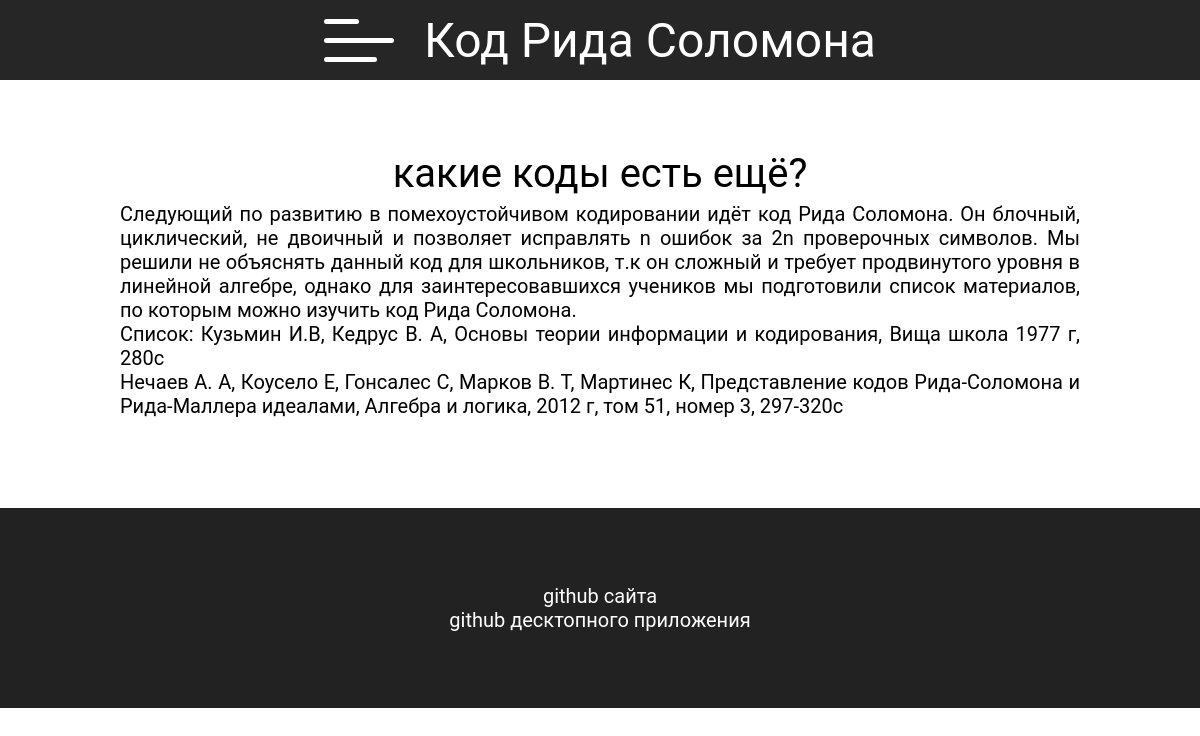
/reed_solomon/, run on an earlier commit of the app's database.
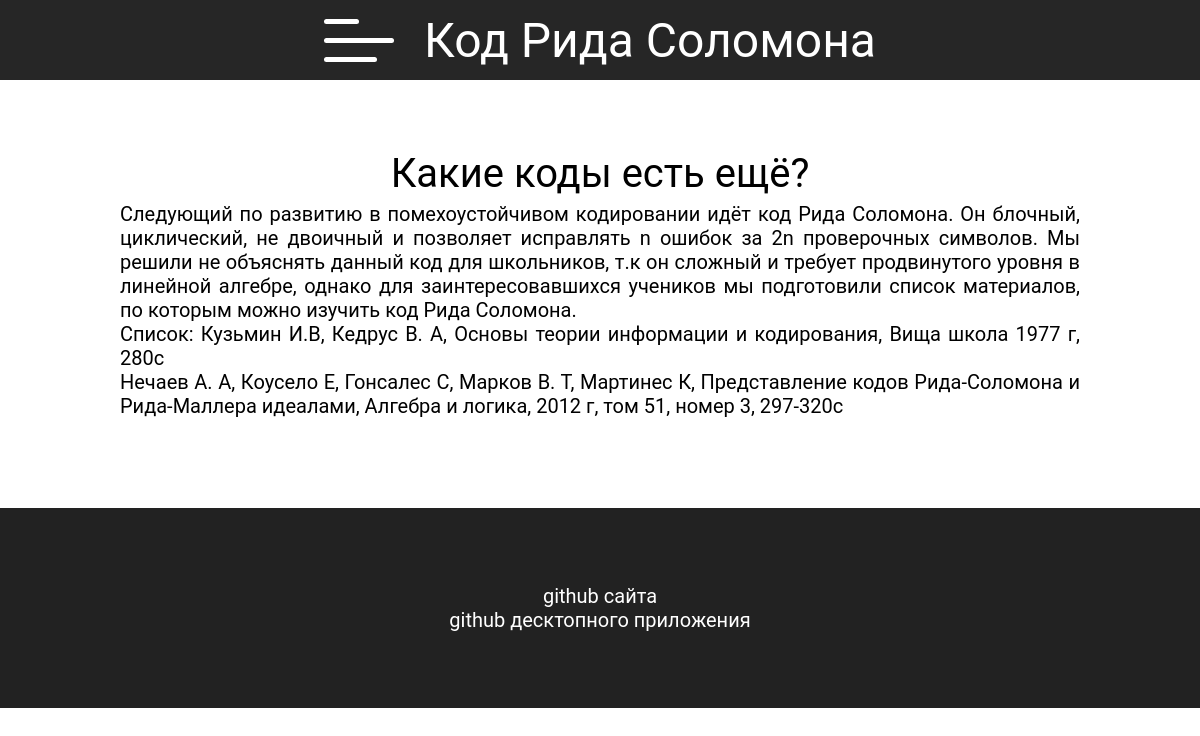
And on a later commit of the database.
### reed_solomon/models.py (models this page shows, shortened)
class reed_solomon(models.Model):
    position = models.IntegerField(help_text='позиция на странице относительно начала', default=0, blank=True)
    paragraf_name = models.CharField(max_length=100, help_text='название блока')
    paragraf_content = models.TextField(help_text='текст блока')

### reed_solomon/views.py (the view)
# urls.py: path('', views.reed_solomon_page, name='reed_solomon')
def reed_solomon_page(request):
    paragrafs = reed_solomon.objects.all().order_by('position')
    return render(request, 'reed_solomon.html', {
        'paragrafs': paragrafs
    })

### reed_solomon/templates/reed_solomon.html (shortened to what this page needs)
<!DOCTYPE html>
<html>
<head>
    {% load static %}
    <link rel="stylesheet" type="text/css" href="{% static 'codes.css' %}">
<body>
    <header>
        <label for="check" >
            <span></span>
            <span></span>
            <span></span>
        </label>
        <div class="name">Код Рида Соломона</div>
    </header>
    <div id="wrap">
        <main>
            {% for paragraf in paragrafs %}
            <div class="paragraf" style="padding-bottom: 50px;" id="{{ paragraf.position }}">
                <div class="label">{{ paragraf.paragraf_name|safe }}</div>
                <div class="text">{{ paragraf.paragraf_content|safe }}</div>
            </div>
            {% endfor %}
        </main>
    </div>
    <footer id="footer">
        <a href="https://github.com/kalibdune/web_theory_of_coding" target="_blank">github сайта</a>
        <a href="https://github.com/kalibdune/theory_of_coding" target="_blank">github десктопного приложения</a>
    </footer>
</body>
</html>

What changed in the data, as far as the page shows it:
changed reed_solomon: paragraf_name "какие коды есть ещё?" → "Какие коды есть ещё?"
